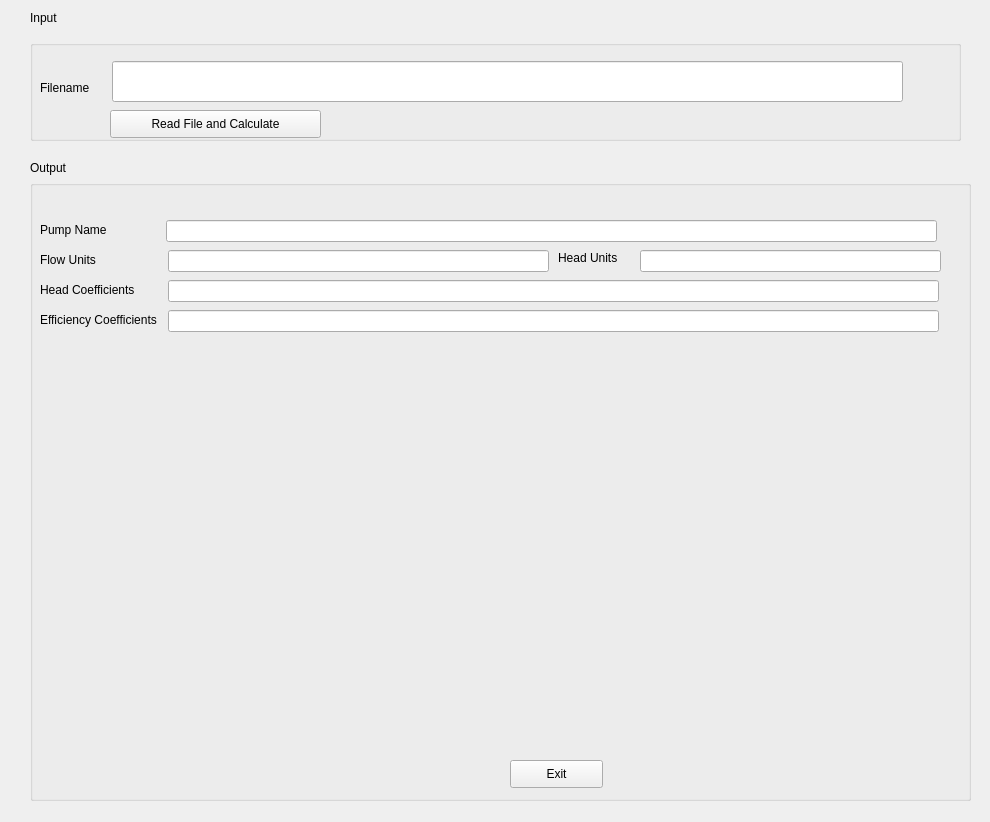
<?xml version="1.0" encoding="UTF-8"?>
<ui version="4.0">
 <class>Form</class>
 <widget class="QWidget" name="Form">
  <property name="geometry">
   <rect>
    <x>0</x>
    <y>0</y>
    <width>990</width>
    <height>822</height>
   </rect>
  </property>
  <property name="windowTitle">
   <string>Form</string>
  </property>
  <widget class="QLabel" name="lbl_lnput">
   <property name="geometry">
    <rect>
     <x>30</x>
     <y>10</y>
     <width>55</width>
     <height>16</height>
    </rect>
   </property>
   <property name="text">
    <string>Input</string>
   </property>
  </widget>
  <widget class="QGroupBox" name="Input_groupBox">
   <property name="geometry">
    <rect>
     <x>30</x>
     <y>40</y>
     <width>931</width>
     <height>101</height>
    </rect>
   </property>
   <property name="title">
    <string/>
   </property>
   <widget class="QLineEdit" name="le_Filename">
    <property name="geometry">
     <rect>
      <x>82</x>
      <y>21</y>
      <width>791</width>
      <height>41</height>
     </rect>
    </property>
   </widget>
   <widget class="QLabel" name="lbl_Filename">
    <property name="geometry">
     <rect>
      <x>10</x>
      <y>40</y>
      <width>55</width>
      <height>16</height>
     </rect>
    </property>
    <property name="text">
     <string>Filename</string>
    </property>
   </widget>
   <widget class="QPushButton" name="FilenamePushButton">
    <property name="geometry">
     <rect>
      <x>80</x>
      <y>70</y>
      <width>211</width>
      <height>28</height>
     </rect>
    </property>
    <property name="text">
     <string>Read File and Calculate</string>
    </property>
   </widget>
  </widget>
  <widget class="QGroupBox" name="Output_groupBox">
   <property name="geometry">
    <rect>
     <x>30</x>
     <y>180</y>
     <width>941</width>
     <height>621</height>
    </rect>
   </property>
   <property name="title">
    <string/>
   </property>
   <widget class="QLabel" name="label">
    <property name="geometry">
     <rect>
      <x>10</x>
      <y>40</y>
      <width>91</width>
      <height>20</height>
     </rect>
    </property>
    <property name="text">
     <string>Pump Name</string>
    </property>
   </widget>
   <widget class="QLabel" name="label_2">
    <property name="geometry">
     <rect>
      <x>10</x>
      <y>70</y>
      <width>71</width>
      <height>20</height>
     </rect>
    </property>
    <property name="text">
     <string>Flow Units</string>
    </property>
   </widget>
   <widget class="QLabel" name="label_3">
    <property name="geometry">
     <rect>
      <x>10</x>
      <y>130</y>
      <width>141</width>
      <height>20</height>
     </rect>
    </property>
    <property name="text">
     <string>Efficiency Coefficients</string>
    </property>
   </widget>
   <widget class="QLabel" name="label_4">
    <property name="geometry">
     <rect>
      <x>10</x>
      <y>100</y>
      <width>111</width>
      <height>20</height>
     </rect>
    </property>
    <property name="text">
     <string>Head Coefficients</string>
    </property>
   </widget>
   <widget class="QLineEdit" name="lineEdit_2">
    <property name="geometry">
     <rect>
      <x>136</x>
      <y>40</y>
      <width>771</width>
      <height>22</height>
     </rect>
    </property>
   </widget>
   <widget class="QLineEdit" name="lineEdit_3">
    <property name="geometry">
     <rect>
      <x>138</x>
      <y>70</y>
      <width>381</width>
      <height>22</height>
     </rect>
    </property>
   </widget>
   <widget class="QLineEdit" name="lineEdit_4">
    <property name="geometry">
     <rect>
      <x>138</x>
      <y>100</y>
      <width>771</width>
      <height>22</height>
     </rect>
    </property>
   </widget>
   <widget class="QLineEdit" name="lineEdit_5">
    <property name="geometry">
     <rect>
      <x>138</x>
      <y>130</y>
      <width>771</width>
      <height>22</height>
     </rect>
    </property>
   </widget>
   <widget class="QPushButton" name="ExitPushButton">
    <property name="geometry">
     <rect>
      <x>480</x>
      <y>580</y>
      <width>93</width>
      <height>28</height>
     </rect>
    </property>
    <property name="text">
     <string>Exit</string>
    </property>
   </widget>
   <widget class="QLabel" name="label_7">
    <property name="geometry">
     <rect>
      <x>528</x>
      <y>70</y>
      <width>71</width>
      <height>16</height>
     </rect>
    </property>
    <property name="text">
     <string>Head Units</string>
    </property>
   </widget>
   <widget class="QLineEdit" name="lineEdit_6">
    <property name="geometry">
     <rect>
      <x>610</x>
      <y>70</y>
      <width>301</width>
      <height>22</height>
     </rect>
    </property>
   </widget>
  </widget>
  <widget class="QLabel" name="lbl_Output">
   <property name="geometry">
    <rect>
     <x>30</x>
     <y>160</y>
     <width>55</width>
     <height>16</height>
    </rect>
   </property>
   <property name="text">
    <string>Output</string>
   </property>
  </widget>
 </widget>
 <resources/>
 <connections/>
</ui>
